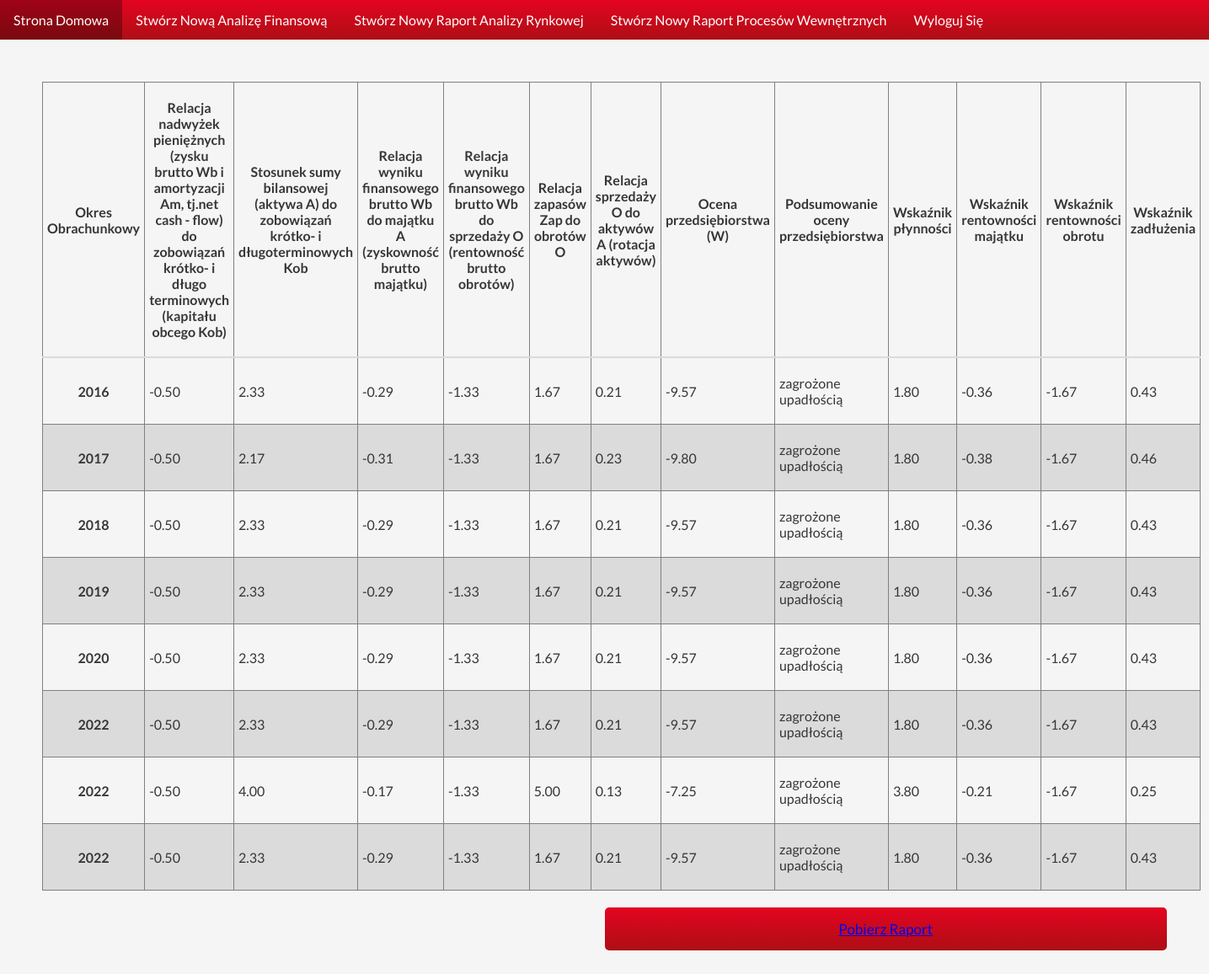
/full_raport_view/?identifier=7.1, run on the app's committed database.
### economic_indicators_site/models.py (models this page shows, shortened)
class FullRaportBlock(models.Model):
    created_by = models.ForeignKey(CompanySystemUser, on_delete=models.CASCADE)
    created_at = models.IntegerField(default=2022)
    time_period = models.IntegerField()
    identifier = models.CharField(max_length=10, db_index=True, null=False)
    money_surplus = models.FloatField(default=0)
    bilans_sh_lil_ratio = models.FloatField(default=0)
    financial_prop_score = models.FloatField(default=0)
    financial_sc_sales_rel = models.FloatField(default=0)
    supp_rev_relaton = models.FloatField(default=0)
    assets_rotation = models.FloatField(default=0)
    company_assessment = models.FloatField(default=0)
    liquidity_ratio = models.FloatField(default=0)
    return_on_assets_ratio = models.FloatField(default=0)
    profitability_of_revenue_ratio = models.FloatField(default=0)
    debt_ratio = models.FloatField(default=0)
    company_prediction = models.CharField(max_length=30)
    class Meta:
        ordering = ['time_period']

### economic_indicators_site/views.py (the view)
# urls.py: path('full_raport_view/', views.FullRaportView.as_view()),
class FullRaportView(TemplateView):
    template_name = 'economic_indicators_site/raports/fullRaportTemplate.html'
    def get_context_data(self, **kwargs):
        context = super(FullRaportView, self).get_context_data(**kwargs)
        identifier = self.request.GET.get('identifier')
        context['raport_blocks'] = models.FullRaportBlock.objects.filter(identifier__contains=identifier).all()
        context['id'] = identifier
        return context

### economic_indicators_site/templates/economic_indicators_site/raports/fullRaportTemplate.html
{% extends "economic_indicators_site/components/navigationBar.html" %}
{% load widget_tweaks %}
{% load humanize %}
{% block content %}
<table class="table">
    <thead>
        <tr>
            <th>
                Okres Obrachunkowy
            </th>
            <th>
                Relacja nadwyżek pieniężnych (zysku brutto Wb i amortyzacji Am, tj.net cash - flow) do zobowiązań
                krótko- i długo terminowych (kapitału obcego Kob)
            </th>
            <th>
                Stosunek sumy bilansowej (aktywa A) do zobowiązań krótko- i długoterminowych Kob
            </th>
            <th>
                Relacja wyniku finansowego brutto Wb do majątku A (zyskowność brutto majątku)
            </th>
            <th>
                Relacja wyniku finansowego brutto Wb do sprzedaży O (rentowność brutto obrotów)
            </th>
            <th>
                Relacja zapasów Zap do obrotów O
            </th>
            <th>
                Relacja sprzedaży O do aktywów A (rotacja aktywów)
            </th>
            <th>
                Ocena przedsiębiorstwa (W)
            </th>
            <th>
                Podsumowanie oceny przedsiębiorstwa
            </th>
            <th>
                Wskaźnik płynności
            </th>
            <th>
                Wskaźnik rentowności majątku
            </th>
            <th>
                Wskaźnik rentowności obrotu
            </th>
            <th>
                Wskaźnik zadłużenia
            </th>
        </tr>
    </thead>
    <tbody>
        {% for raport_block in raport_blocks %}
        <tr class="tableRow">
            <th>{{ raport_block.created_at }}</th>
            <td>{{ raport_block.money_surplus|floatformat:2 }}</td>
            <td>{{ raport_block.bilans_sh_lil_ratio|floatformat:2 }}</td>
            <td>{{ raport_block.financial_prop_score|floatformat:2 }}</td>
            <td>{{ raport_block.financial_sc_sales_rel|floatformat:2 }}</td>
            <td>{{ raport_block.supp_rev_relaton|floatformat:2 }}</td>
            <td>{{ raport_block.assets_rotation|floatformat:2 }}</td>
            <td>{{ raport_block.company_assessment|floatformat:2 }}</td>
            <td>{{ raport_block.company_prediction }}</td>
            <td>{{ raport_block.liquidity_ratio|floatformat:2 }}</td>
            <td>{{ raport_block.return_on_assets_ratio|floatformat:2 }}</td>
            <td>{{ raport_block.profitability_of_revenue_ratio|floatformat:2 }}</td>
            <td>{{ raport_block.debt_ratio|floatformat:2 }}</td>
        </tr>
        {% endfor %}
    </tbody>
</table>
<button class="form__button form__button--right"><a href="/generate_raport_file/?identifier={{ id }}">Pobierz Raport</a></button>
{% endblock %}

### economic_indicators_site/static/economic_indicators_site/main_styling.css (style rules this page uses)
* { box-sizing: border-box; margin: 0; padding: 0; font-family: "Lato", sans-serif; }
body.main-body { background-color: whitesmoke; }
.table { color: #363636; border-collapse: collapse; border-spacing: 0; }
.table thead { border-bottom: 2px solid rgb(219, 219, 219); font-weight: 700; }
.tableRow:nth-child(even) { background-color: rgb(219, 219, 219); }
.tableRow { transition: 0.2s; }
.tableRow > td,th { padding: 20px 5px; border: 1px solid gray; }

### economic_indicators_site/static/economic_indicators_site/components_styling/form_styling.css (style rules this page uses)
.form__button { align-self: flex-end; width: 50%; padding: 15px 0; margin: 20px 0; border-radius: 5px; background: linear-gradient(rgb(228, 4, 33) 0%, rgb(174, 14, 21) 100%); border: 0; color: white; font-size: 17px; transition: 0.3s; }

### data on the page
FullRaportBlock: created_at "2016", money_surplus "-0.50", bilans_sh_lil_ratio "2.33", financial_prop_score "-0.29", financial_sc_sales_rel "-1.33", supp_rev_relaton "1.67", assets_rotation "0.21", company_assessment "-9.57", company_prediction "zagrożone upadłością", liquidity_ratio "1.80", return_on_assets_ratio "-0.36", profitability_of_revenue_ratio "-1.67", debt_ratio "0.43"
FullRaportBlock: created_at "2017", money_surplus "-0.50", bilans_sh_lil_ratio "2.17", financial_prop_score "-0.31", financial_sc_sales_rel "-1.33", supp_rev_relaton "1.67", assets_rotation "0.23", company_assessment "-9.80", company_prediction "zagrożone upadłością", liquidity_ratio "1.80", return_on_assets_ratio "-0.38", profitability_of_revenue_ratio "-1.67", debt_ratio "0.46"
FullRaportBlock: created_at "2018", money_surplus "-0.50", bilans_sh_lil_ratio "2.33", financial_prop_score "-0.29", financial_sc_sales_rel "-1.33", supp_rev_relaton "1.67", assets_rotation "0.21", company_assessment "-9.57", company_prediction "zagrożone upadłością", liquidity_ratio "1.80", return_on_assets_ratio "-0.36", profitability_of_revenue_ratio "-1.67", debt_ratio "0.43"
FullRaportBlock: created_at "2019", money_surplus "-0.50", bilans_sh_lil_ratio "2.33", financial_prop_score "-0.29", financial_sc_sales_rel "-1.33", supp_rev_relaton "1.67", assets_rotation "0.21", company_assessment "-9.57", company_prediction "zagrożone upadłością", liquidity_ratio "1.80", return_on_assets_ratio "-0.36", profitability_of_revenue_ratio "-1.67", debt_ratio "0.43"
FullRaportBlock: created_at "2020", money_surplus "-0.50", bilans_sh_lil_ratio "2.33", financial_prop_score "-0.29", financial_sc_sales_rel "-1.33", supp_rev_relaton "1.67", assets_rotation "0.21", company_assessment "-9.57", company_prediction "zagrożone upadłością", liquidity_ratio "1.80", return_on_assets_ratio "-0.36", profitability_of_revenue_ratio "-1.67", debt_ratio "0.43"
FullRaportBlock: created_at "2022", money_surplus "-0.50", bilans_sh_lil_ratio "2.33", financial_prop_score "-0.29", financial_sc_sales_rel "-1.33", supp_rev_relaton "1.67", assets_rotation "0.21", company_assessment "-9.57", company_prediction "zagrożone upadłością", liquidity_ratio "1.80", return_on_assets_ratio "-0.36", profitability_of_revenue_ratio "-1.67", debt_ratio "0.43"
FullRaportBlock: created_at "2022", money_surplus "-0.50", bilans_sh_lil_ratio "4.00", financial_prop_score "-0.17", financial_sc_sales_rel "-1.33", supp_rev_relaton "5.00", assets_rotation "0.13", company_assessment "-7.25", company_prediction "zagrożone upadłością", liquidity_ratio "3.80", return_on_assets_ratio "-0.21", profitability_of_revenue_ratio "-1.67", debt_ratio "0.25"
FullRaportBlock: created_at "2022", money_surplus "-0.50", bilans_sh_lil_ratio "2.33", financial_prop_score "-0.29", financial_sc_sales_rel "-1.33", supp_rev_relaton "1.67", assets_rotation "0.21", company_assessment "-9.57", company_prediction "zagrożone upadłością", liquidity_ratio "1.80", return_on_assets_ratio "-0.36", profitability_of_revenue_ratio "-1.67", debt_ratio "0.43"
